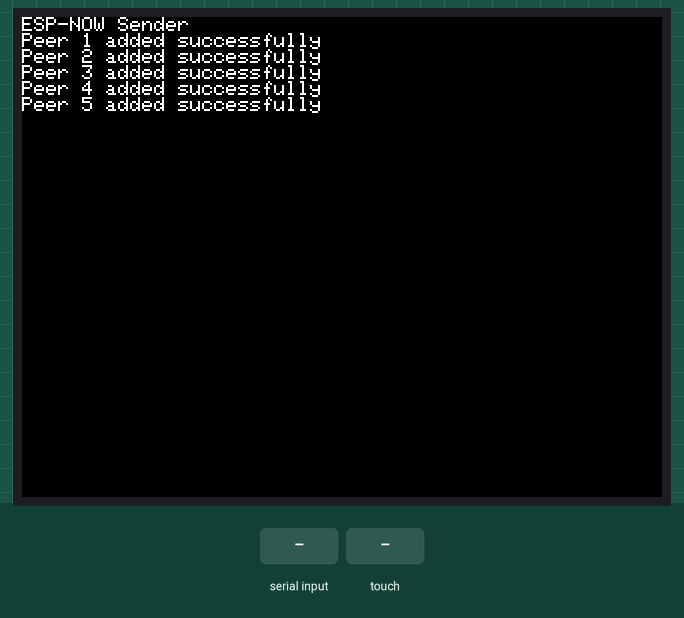
Bench run of a sketch on a simulated ESP32. Parts: 320×240 colour display. Inputs (shaded band) come from the test bench.

Above: at 1.3 s.
1.4 s: "1" received over Serial
At 2.8 s:
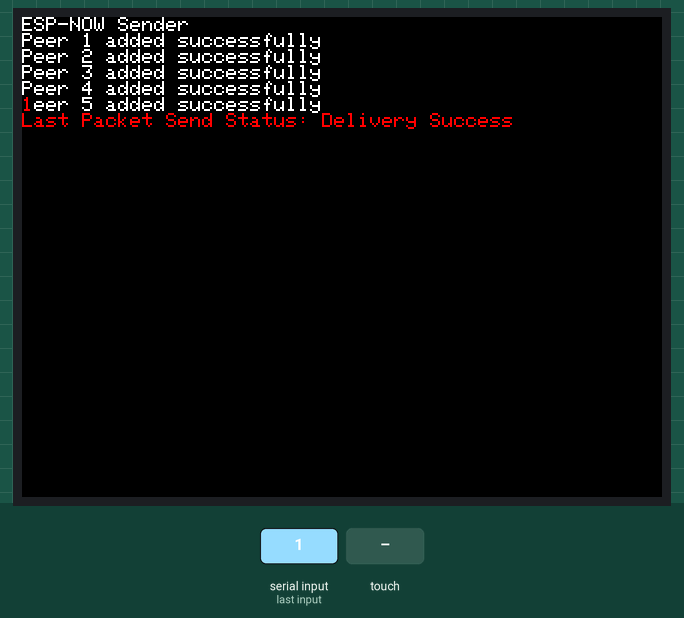
3.1 s: touch panel pressed at 38 % / 10 % of its raw x / y range
At 4.1 s:
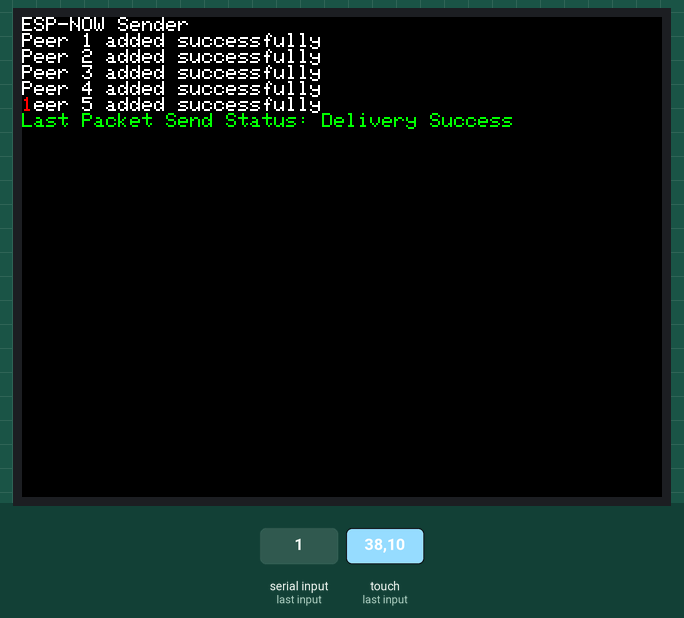
Timing chart, 0 to 6.1 s (numbered marks = the images above; inputs shaded):
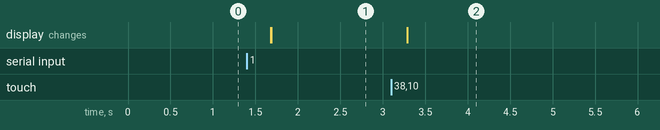

The sketch:

HM_SerialServer.ino
```cpp
#include <M5Core2.h>
#include <esp_now.h>
#include <WiFi.h>

// 定义接收设备的 MAC 地址 / 受信デバイスのMACアドレスを定義
uint8_t receiver1MAC[] = {0x08, 0xB6, 0x1F, 0x88, 0x7C, 0x54}; // 替换为接收设备1的实际MAC地址 / 受信デバイス1の実際のMACアドレスに置き換える
uint8_t receiver2MAC[] = {0x30, 0xC6, 0xF7, 0x24, 0x33, 0xDC}; // 替换为接收设备2的实际MAC地址 / 受信デバイス2の実際のMACアドレスに置き換える
uint8_t receiver3MAC[] = {0x7C, 0x9E, 0xBD, 0x36, 0xD5, 0x50}; // 替换为接收设备3的实际MAC地址 / 受信デバイス3の実際のMACアドレスに置き換える
uint8_t receiver4MAC[] = {0x08, 0xB6, 0x1F, 0x88, 0x6A, 0x98};
uint8_t receiver5MAC[] = {0x08, 0xB6, 0x1F, 0x88, 0x64, 0x14};

// 定义发送的消息结构体 / 送信するメッセージ構造体を定義
typedef struct struct_message {
  char message[50]; // 消息内容 / メッセージ内容
} struct_message;

struct_message myData;

// 发送完成后的回调函数 / 送信完了後のコールバック関数
void onSent(const uint8_t *mac_addr, esp_now_send_status_t status) {
  M5.Lcd.printf("Last Packet Send Status: %s\n", status == ESP_NOW_SEND_SUCCESS ? "Delivery Success" : "Delivery Fail");
}

void setup() {
  M5.begin();
  WiFi.mode(WIFI_STA); // 确保处于 STA 模式 / STAモードに設定
  WiFi.disconnect();   // 确保设备不连接到任何 Wi-Fi 网络 / Wi-Fiネットワークから切断して、ESP-NOWモードを有効にする

  M5.Lcd.println("ESP-NOW Sender");

  // 初始化 ESP-NOW / ESP-NOWの初期化
  if (esp_now_init() != ESP_OK) {
    M5.Lcd.println("Error initializing ESP-NOW / ESP-NOWの初期化エラー");
    return;
  }

  esp_now_register_send_cb(onSent); // 注册发送回调函数 / 送信コールバック関数を登録

  // 添加第一个接收设备 / 受信デバイス1を追加
  esp_now_peer_info_t peerInfo;
  memset(&peerInfo, 0, sizeof(peerInfo)); // 清空结构体 / 構造体をクリア

  memcpy(peerInfo.peer_addr, receiver1MAC, 6); // 设置接收设备1的 MAC 地址 / 受信デバイス1のMACアドレスを設定
  peerInfo.channel = 1;  // 显式指定频道为1 / チャンネルを1に設定
  peerInfo.encrypt = false; // 不加密 / 暗号化なし

  if (esp_now_add_peer(&peerInfo) != ESP_OK) {
    M5.Lcd.println("Failed to add peer 1 ");
  } else {
    M5.Lcd.println("Peer 1 added successfully");
  }

  // 添加第二个接收设备 / 受信デバイス2を追加
  memcpy(peerInfo.peer_addr, receiver2MAC, 6); // 设置接收设备2的 MAC 地址 / 受信デバイス2のMACアドレスを設定
  peerInfo.channel = 1;  // 使用相同的频道 / 同じチャンネルを使用

  if (esp_now_add_peer(&peerInfo) != ESP_OK) {
    M5.Lcd.println("Failed to add peer 2");
  } else {
    M5.Lcd.println("Peer 2 added successfully");
  }

  // 添加第三个接收设备 / 受信デバイス3を追加
  memcpy(peerInfo.peer_addr, receiver3MAC, 6); // 设置接收设备3的 MAC 地址 / 受信デバイス3のMACアドレスを設定
  peerInfo.channel = 1;  // 使用相同的频道 / 同じチャンネルを使用

  if (esp_now_add_peer(&peerInfo) != ESP_OK) {
    M5.Lcd.println("Failed to add peer 3");
  } else {
    M5.Lcd.println("Peer 3 added successfully");
  }

  memcpy(peerInfo.peer_addr, receiver4MAC, 6); // 设置接收设备3的 MAC 地址 / 受信デバイス3のMACアドレスを設定
  peerInfo.channel = 1;  // 使用相同的频道 / 同じチャンネルを使用

  if (esp_now_add_peer(&peerInfo) != ESP_OK) {
    M5.Lcd.println("Failed to add peer 4");
  } else {
    M5.Lcd.println("Peer 4 added successfully");
  }

  memcpy(peerInfo.peer_addr, receiver5MAC, 6); // 设置接收设备3的 MAC 地址 / 受信デバイス3のMACアドレスを設定
  peerInfo.channel = 1;  // 使用相同的频道 / 同じチャンネルを使用

  if (esp_now_add_peer(&peerInfo) != ESP_OK) {
    M5.Lcd.println("Failed to add peer 5");
  } else {
    M5.Lcd.println("Peer 5 added successfully");
  }
}

void loop() {
  String jsonData = "";  // Stringでデータを一時的に格納
  TouchPoint_t pos = M5.Touch.getPressPoint();
  if (pos.x >= 109 && pos.x <= 218) {
          M5.Lcd.setTextColor(GREEN, BLACK);
          strncpy(myData.message, "Eated", sizeof(myData.message));
          jsonData.toCharArray(myData.message, sizeof(myData.message));
          //esp_now_send(receiver1MAC, (uint8_t *)&myData, sizeof(myData));

          M5.Lcd.setCursor(0, 40); // カーソルをさらに下に設定
          M5.Lcd.println(myData.message); // JSONデータを表示

  // // 发送到第二个设备 / 受信デバイス2に送信
  //   esp_now_send(receiver2MAC, (uint8_t *)&myData, sizeof(myData));

  // // 发送到第三个设备 / 受信デバイス3に送信
  //   esp_now_send(receiver3MAC, (uint8_t *)&myData, sizeof(myData));

          esp_now_send(receiver4MAC, (uint8_t *)&myData, sizeof(myData));

    // esp_now_send(receiver5MAC, (uint8_t *)&myData, sizeof(myData));
  }
  if (Serial.available()) {
    while (Serial.available()) {
      char c = Serial.read();
      jsonData += c;
      delay(10);  // 読み取りの安定性を確保するための短い遅延
    }

    // データがmessageのサイズを超えないように制限する
    jsonData.toCharArray(myData.message, sizeof(myData.message));

    // 受け取ったデータを表示する
    M5.Lcd.setCursor(0, 40); // カーソルをさらに下に設定
    M5.Lcd.println(myData.message); // JSONデータを表示
    // 发送到第一个设备 / 受信デバイス1に送信
  //   esp_now_send(receiver1MAC, (uint8_t *)&myData, sizeof(myData));

  // // 发送到第二个设备 / 受信デバイス2に送信
  //   esp_now_send(receiver2MAC, (uint8_t *)&myData, sizeof(myData));

  // // 发送到第三个设备 / 受信デバイス3に送信
  //   esp_now_send(receiver3MAC, (uint8_t *)&myData, sizeof(myData));

    esp_now_send(receiver4MAC, (uint8_t *)&myData, sizeof(myData));

    //esp_now_send(receiver5MAC, (uint8_t *)&myData, sizeof(myData));

    delay(100);  // 短い遅延を追加
  }

  delay(300);  // 每2秒发送一次 / 2秒ごとに送信
  M5.Lcd.setTextColor(RED, BLACK);
}
```

Measured:
- after the input at 1.4 s, the display: first changes after 0.28 s (image 1 shows a later state)
- after the input at 3.1 s, the display: changes after 0.19 s (image 2)
